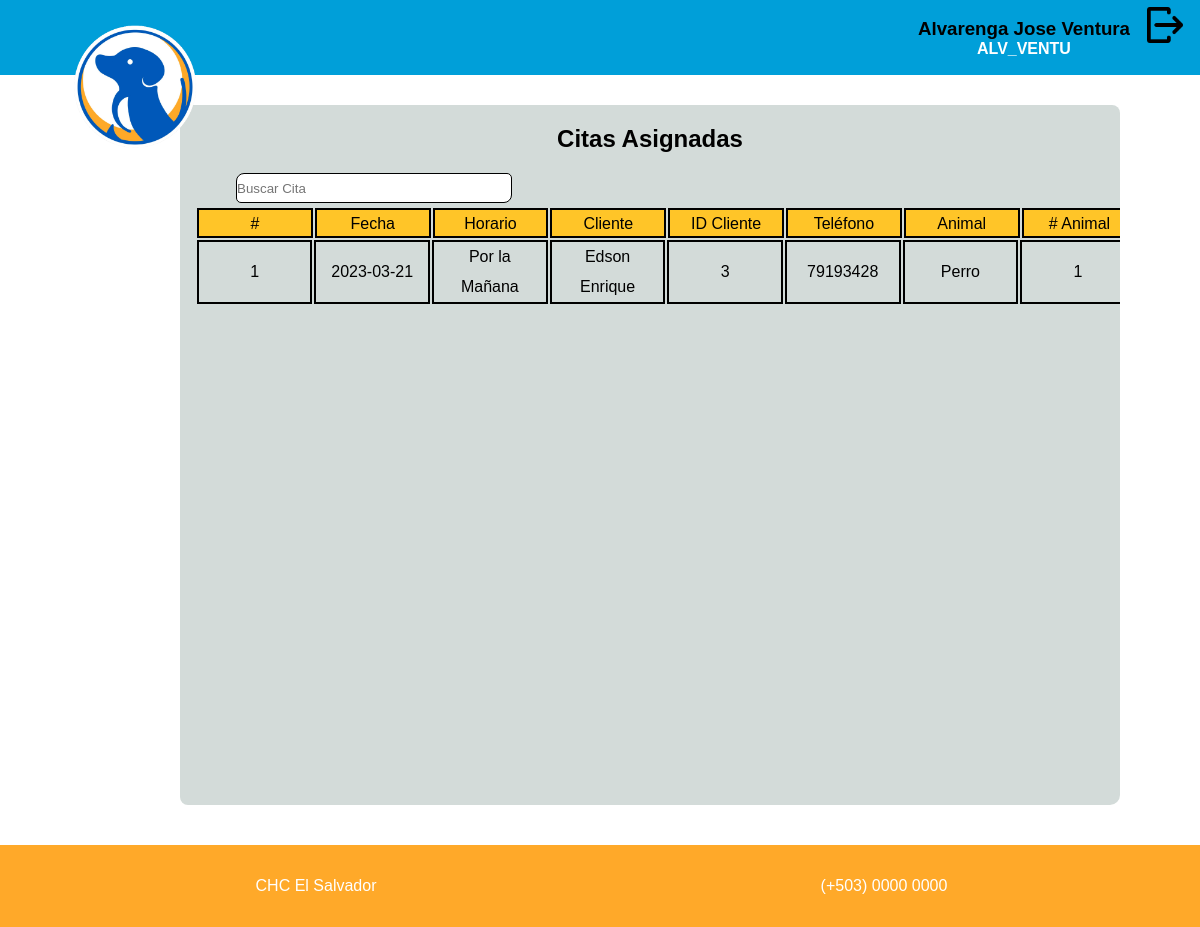
Screenshot of /veterinaria/html/doctorCitas.php (signed in) with the database file from the repository.
### tables this page shows
CREATE TABLE `cita` (
  `id` int(11) NOT NULL,
  `doctorID` int(11) NOT NULL,
  `doctorUser` varchar(100) NOT NULL,
  `id_user` int(11) NOT NULL,
  `Cliente` varchar(250) NOT NULL,
  `TelefonoClient` varchar(100) NOT NULL,
  `Descripcion` varchar(1500) NOT NULL,
  `Fecha` date NOT NULL,
  `Horario` enum('Por la Mañana','Por la Tarde') NOT NULL,
  `Animal` varchar(100) NOT NULL,
  `Pet` varchar(250) NOT NULL,
  `id_pet` int(11) NOT NULL
);

### veterinaria/html/doctorCitas.php (the view, shortened to what this page needs)
<?php
    $conn = mysqli_connect('localhost', 'root', '', 'drhuellita');
    $numero = 1;
    $user = $_SESSION["doctor_info"][6];
?>
<!DOCTYPE html>
<html lang="en">
<head>
    <link rel="stylesheet" href="../css/doctor.css">
</head>
<body>
    <header>
        <div class="logo">
            <img src="../img/logo.png" class="logo">
        </div>
        <div id="doctorInfo">
            <h3>
                <?php echo $_SESSION["doctor_info"][0] ?>
                <?php echo $_SESSION["doctor_info"][1] ?>
            </h3>
            <div>
                <h4>
                    <?php echo $_SESSION["doctor_info"][7] ?>
                </h4>
            </div>
        </div>
        <div class="logout">
            <a href="../php/logoutDoctor.php" class="listUser"><i><img class="userIcon" src="../icons/logout.png"
                        alt="logout"></i></a>
        </div>
    </header>
    <main>
        <div class="citas" id="citaAsig">
            <div class="title" id="divCitas">
                <h2>Citas Asignadas</h2>
            </div>
            <form>
                <input class="light-table-filter" type="search" placeholder="Buscar Cita"  id="Search" data-table="data-table">
            </form>
            <div class="cities">
                <div class="container2">
                    <div class="table">
                        <ul>
                            <li>#</li>
                            <li>Fecha</li>
                            <li>Horario</li>
                            <li>Cliente</li>
                            <li>ID Cliente</li>
                            <li>Teléfono</li>
                            <li>Animal</li>
                            <li># Animal</li>
                        </ul>
                    </div>
                <table class="tableCita data-table">
                    <?php
                    $citas = mysqli_query($conn, "SELECT * FROM `cita` WHERE `doctorID` = '$user'  ORDER BY id DESC");
                    if ($citas->num_rows > 0) {
                        while ($datos = mysqli_fetch_assoc($citas)) {
                            ?>
                            <tr>
                                <td>
                                    <?php echo $numero ?>
                                </td>
                                <td>
                                    <?php echo $datos["Fecha"] ?>
                                </td>
                                <td>
                                    <?php echo $datos["Horario"] ?>
                                </td>
                                <td>
                                    <?php echo $datos["Cliente"] ?>
                                </td>
                                <td>
                                    <?php echo $datos["id_user"] ?>
                                </td>
                                <td>
                                    <?php echo $datos["TelefonoClient"] ?>
                                </td>
                                <td>
                                    <?php echo $datos["Animal"] ?>
                                </td>
                                <td>
                                    <?php echo $datos["id_pet"] ?>
                                </td>
                            </tr>
                            <?php
                            $numero++;
                        }
                    }else{
                        ?>
                        <h3 class="msg">No tienes Citas Asignadas</h3>
                        <?php
                    }
                    ?>
                </table>
                </div>
            </div>
        </div>
    </main>
    <?php
    include('../html/footer.php');
    ?>
</body>
</html>

### veterinaria/html/footer.php
<footer>
        <div class="top_header">
          <section>
            <span>CHC El Salvador</span>
          </section>
          <section>
            <span>(+503) 0000 0000</span>
          </section>
        </div>
    </footer>

### veterinaria/css/doctor.css (style rules this page uses)
*, html { box-sizing: border-box; padding: 0; margin: 0; scroll-behavior: smooth; }
body { font-family: Arial, Helvetica, sans-serif; }
header { height: 75px; width: 100%; background-color: var(--color5); display: flex; align-items: center; justify-content: flex-end; }
.logo { width: 250px; padding-right: 100px; position: absolute; margin-top: 90px; left: 30px; top: -85px; z-index: 1; }
.userIcon { width: 40px; height: 40px; margin-left: 15px; }
#doctorInfo { display: flex; flex-direction: column; align-items: center; }
#doctorInfo h4 { color: #fff; }
main { width: 80%; margin: 20px auto 30px; padding: 10px; position: relative; left: 50px; }
.citas, .history { padding: 20px 10px; width: auto; height: 700px; background-color: var(--color6); border-radius: 10px 8px; cursor: pointer; overflow: hidden; }
.cities { height: 100%; width: 1188px; margin: 0 auto; }
.tableCita { text-align: center; line-height: 30px; width: 100%; }
.tableCita td { border: 2px solid black; width: 126.3px; max-width: 116px; border-left: 2px solid black; padding: 0 10px; }
.title { margin: 0 0 20px 0; text-align: center; }
input { width: 100%; }
.container2 { height: 100%; width: 100%; padding: 5px; overflow-x: hidden; overflow-y: scroll; }
.table { width: 100%; }
.table ul { width: 100%; display: flex; position: relative; }
.table ul > li { height: 30px; width: 126.3px; max-width: 126.3px; background-color: var(--color2); text-align: center; list-style: none; display: inline-block; margin-left: 2px; padding: 5px 0; border: 2px solid black; }
#Search { width: 30%; position: relative; left: 5%; border: 1px solid black; height: 30px; border-radius: 8px 5px; }

### veterinaria/css/header.css (style rules this page uses)
.listUser { color: black; font-size: 20px; text-decoration: none; display: flex; align-items: center; margin: 0 0 20px 0; cursor: pointer; }
.userIcon { width: 40px; height: 40px; margin-right: 15px; }
.logo { width: 250px; padding-right: 100px; position: absolute; margin-top: 90px; left: 30px; top: -85px; z-index: 1; }

### veterinaria/css/colors.css (style rules this page uses)
:root { --color1: #ffa929; --color2: #ffc528; --color3: #0059b8; --color4: #008dd9; --color5: #009fd9; --color6: #d3dbd9; }

### veterinaria/css/footer.css (style rules this page uses)
footer { width: 100%; background-color: #ffa929; color: #fff; }
.top_header { padding: 2rem; display: flex; align-items: center; justify-content: center; position: relative; }
.top_header section { display: flex; text-align: center; align-items: center; justify-content: center; width: 100%; }

### rows the page displays
cita: Fecha "2023-03-21", Horario "Por la Mañana", Cliente "Edson Enrique", id_user "3", TelefonoClient "79193428", Animal "Perro", id_pet "1"

### other values shown
$_SESSION["doctor_info"][0] "Alvarenga Jose"
$_SESSION["doctor_info"][1] "Ventura"
$_SESSION["doctor_info"][7] "ALV_VENTU"
